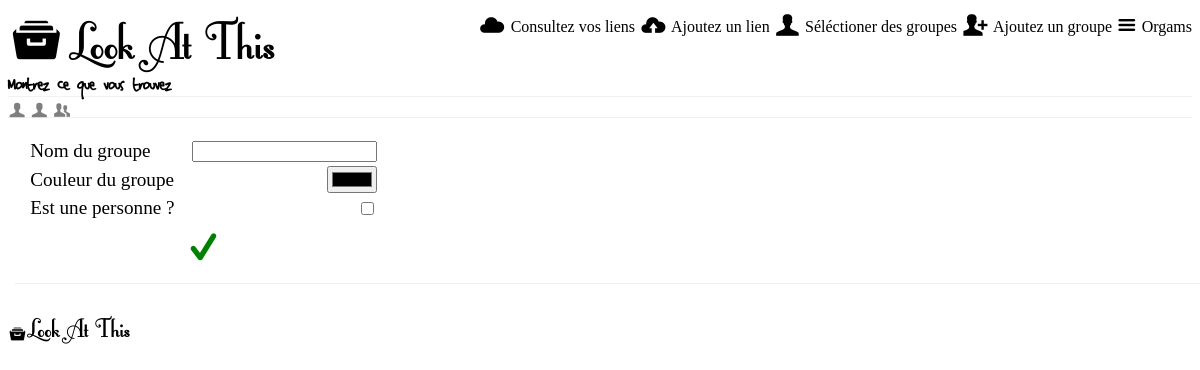
Page /groupe.php on the earlier database version.
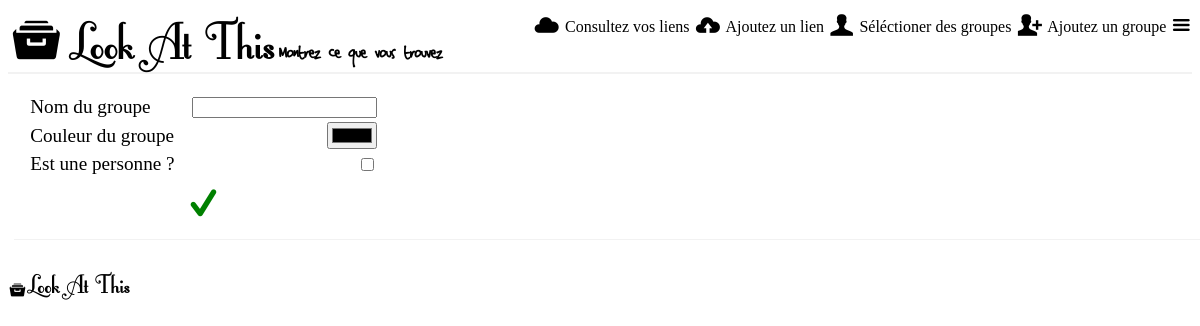
Same page on the later database version.
### tables this page shows
CREATE TABLE IF NOT EXISTS `utilisateur` (
  `ID` int(11) NOT NULL AUTO_INCREMENT,
  `mail` varchar(255) NOT NULL,
  `pseudonyme` varchar(255) NOT NULL,
  `Pass` varchar(255) NOT NULL,
  PRIMARY KEY (`ID`)
);

CREATE TABLE IF NOT EXISTS `groupe` (
  `ID` int(11) NOT NULL AUTO_INCREMENT,
  `nom` varchar(255) NOT NULL,
  `couleur` varchar(7) NOT NULL,
  `typePersonne` tinyint(1) NOT NULL,
  PRIMARY KEY (`ID`)
);

### enTete.php (called while the page is built)
<?php
  include("navigation.php");
  include("header.php");
  include("informations.php");
?>

### fonction.php (the view, shortened to what this page needs)
<?php
function iconeGroupe($couleur, $type, $nom, $id) {
  if (in_array($id, $_SESSION['groupe'])){?>
    <a href='modifGroupeSelect.php?action=retirer&id=<?php echo $id ?>'>
  <?php
  }else{
  ?>
    <a href='modifGroupeSelect.php?action=ajouter&id=<?php echo $id ?>'>
    <?php
  }
  if (!in_array($id, $_SESSION['groupe'])){
    $couleur = "rgba(0,0,0,0.5)";
  }
  ?>
  <span class=logo style=color:<?php echo $couleur ?> title=<?php echo $nom ?> >
  <?php
  if ($type){
    echo "+";
  }else{
    echo ",";
  }
  ?>
  </span></a>
<?php
}
?>

### navigation.php
<nav>
  <ul>
    <li><a href="liste.php"><span class=logo>y</span> Consultez vos liens</a></li>
    <li><a href="lien.php"><span class=logo>z</span> Ajoutez un lien</a></li>
    <li><a href="selectionGroupe.php"><span class=logo>+</span> Séléctioner des groupes</a></li>
    <li><a href="groupe.php"><span class=logo>-</span> Ajoutez un groupe</a></li>
    <li><a href="#"><span class=logo>i</span> <?php echo $pseudonyme ?> </a></li>
  </ul>
</nav>

### informations.php (shortened to what this page needs)
<?php
  $groupeExiste = count($_SESSION['groupe']) != 0;
  $base = "SELECT couleur, typePersonne AS type, nom, ID
           FROM groupe ";
  if($groupeExiste){
    $place_holders = implode(',', array_fill(0, count($_SESSION['groupe']), '?'));
    $sqlGroupe = $base."WHERE ID IN ($place_holders)";
    $reqGroupe = $bdd->prepare($sqlGroupe);
    $reqGroupe->execute($_SESSION['groupe']);
    $sqlNotGroupe = $base."WHERE ID NOT IN ($place_holders)";
    $reqNotGroupe = $bdd->prepare($sqlNotGroupe);
    $reqNotGroupe->execute($_SESSION['groupe']);
  }else{
    $reqNotGroupe = $bdd->prepare("SELECT couleur, typePersonne AS type, nom, ID
                          FROM groupe
                          INNER JOIN utilisateur_groupe AS UG ON UG.ID_groupe = groupe.ID
                          WHERE ID_utilisateur = ?");
    $reqNotGroupe->execute(array($_SESSION['ID']));
  }
?>
<section class=informations>
  <?php
    while ($donnees = $reqNotGroupe->fetch())
    {
      iconeGroupe($donnees['couleur'], $donnees['type'], $donnees['nom'], $donnees['ID']);
    }
  ?>
</section>

Differences in the rows shown:
removed utilisateur: pseudonyme "Orgams"
